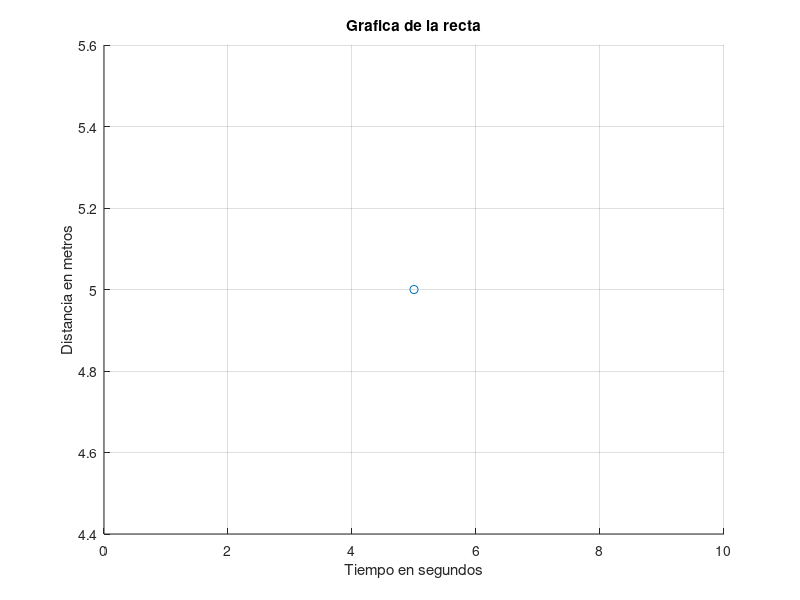

MATLAB code to generate this figure:
function aproxExponencial
  
%Limpio los parametros%
clc
clear all

%Arranco la funcion APROX EXPONENCIAL%
x= input('Ingrese los "x" entre corchetes y separados por un espacio: ');
y= input('Ingrese los "y" entre corchetes y separados por un espacio: ');
dec = input('Ingrese la cantidad de decimales con que desea trabajar: ');

output_precision(dec); %NO SE SI CON ESTO ALCANZA PARA MANEJAR LO DE LOS DECIMALES
                       %ES SOLO PARA LO QUE MUESTRO X PANTALLA, NO TRUNCA RESULTADOS
                       
n=length(x); %Cantidad de valores

%Inicio los valores de las sumatorias
sx= 0;
sY= 0;
sx2= 0;
sXY= 0;

%Hago las sumatorias correspondientes
for i=1:n
  Y = log(y(i)); %separo en Y para no repetirla abajo y que sea mas legible :D
  
  sx= sx + x(i);
  sY = sY + Y;
  sx2= sx2 + x(i)^2;
  sXY= sXY + x(i)*Y;
endfor

A = sx2;
B = sx;
C = sx;
D = n;

%Resuelvo el sistema de ecuaciones con la matriz aumentada
Matriz1=[A B;C D];
Aumentada=[sXY;sY];

Incognita = inv(Matriz1)*Aumentada;

%muestro la funcion
a = Incognita(1);
b = exp(Incognita(2));

printf('a: %i\n', a);
printf('b: %i\n', b);

x1 = 0:0.3:10;
y1 = (b * exp(a*x1));

scatter(x,y);

hold on;

plot(x1,y1,'b-');

hold off;

title('Grafica de la recta');
xlabel('Tiempo en segundos');
ylabel('Distancia en metros');

grid;
%fin

endfunction
